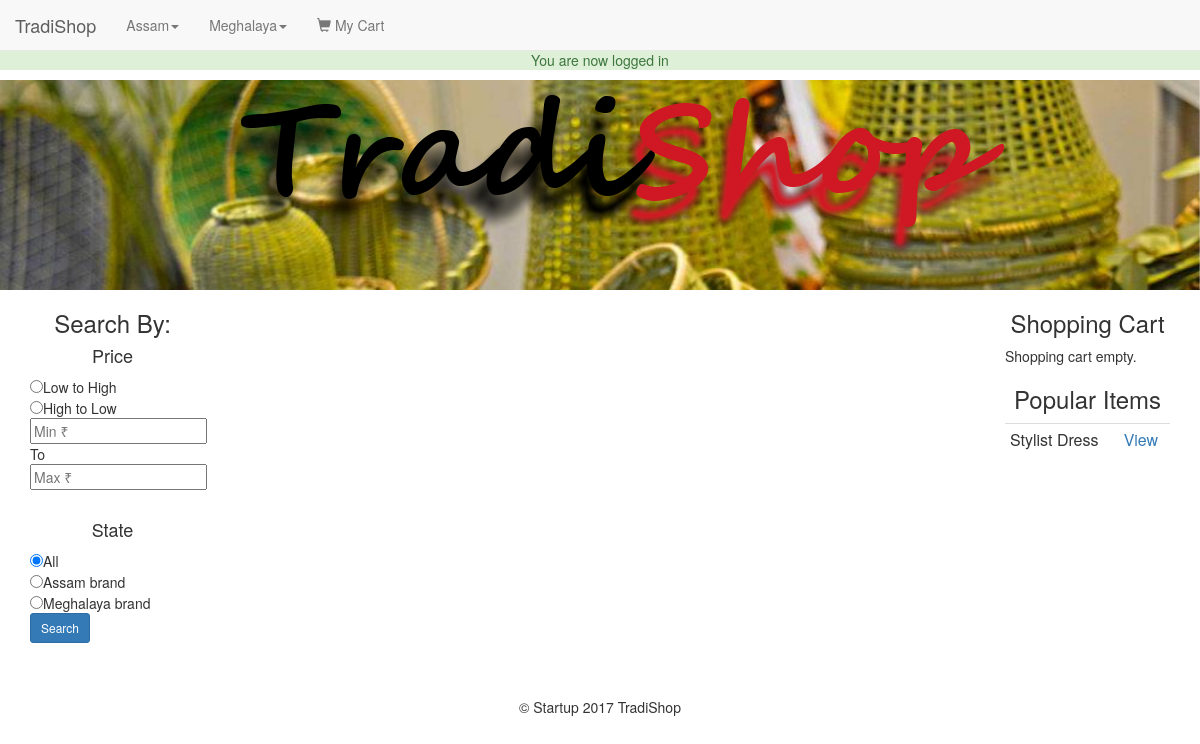
The app's page /category.php (signed in) with its own data.
### tables this page shows
CREATE TABLE `categories` (
  `id` int(11) NOT NULL,
  `category` varchar(255) NOT NULL,
  `parent` int(11) NOT NULL DEFAULT 0
);

CREATE TABLE `state` (
  `id` int(11) NOT NULL,
  `state` varchar(255) NOT NULL
);

CREATE TABLE `products` (
  `id` int(11) NOT NULL,
  `title` varchar(255) NOT NULL,
  `price` decimal(10,2) NOT NULL,
  `list_price` decimal(10,2) NOT NULL,
  `state` int(11) NOT NULL,
  `categories` varchar(255) NOT NULL,
  `image` varchar(255) NOT NULL,
  `description` text NOT NULL,
  `featured` tinyint(4) NOT NULL DEFAULT 0,
  `sizex` text NOT NULL,
  `deleted` tinyint(4) NOT NULL DEFAULT 0
);

### include/widgets/filters.php (the view, shortened to what this page needs)
<?php
  $price_sort = ((isset($_REQUEST['price_sort']))?sanitize($_REQUEST['price_sort']):'');
  $min_price = ((isset($_REQUEST['min_price']))?sanitize($_REQUEST['min_price']):'');
  $max_price = ((isset($_REQUEST['max_price']))?sanitize($_REQUEST['max_price']):'');
  $b = ((isset($_REQUEST['state']))?sanitize($_REQUEST['state']):'');
  $stateQ = $db->query("SELECT * FROM state ORDER BY state");
?>
<h3 class="text-center">Search By:</h3>
<h4 class="text-center">Price</h4>
<form action="search.php" method="post">
    <input type="radio" name="price_sort" value="low"<?=(($price_sort == 'low')?'checked':'');?>>Low to High<br>
    <input type="radio" name="price_sort" value="high"<?=(($price_sort == 'high')?'checked':'');?>>High to Low<br>
    <input type="type" name="min_price" class="price-range" placeholder="Min ₹" value="<?=$min_price;?>">To
    <input type="type" name="max_price" class="price-range" placeholder="Max ₹" value="<?=$max_price;?>"><br><br>
    <h4 class="text-center">State</h4>
    <input type="radio" name="state" value=""<?=(($b == '')?' checked':'');?>>All<br>
    <?php while($state = mysqli_fetch_assoc($stateQ)):?>
    <input type="radio" name="state" value="<?=$state['id'];?>"<?=(($b == $state['id'])?' checked':'');?>><?=$state['state'];?><br>
    <?php endwhile;?>
    <input type="submit" value="Search" class="btn btn-sm btn-primary">
</form>

### include/navigation.php (shortened to what this page needs)
<?php
$sql =  "SELECT * FROM categories WHERE parent =0";
$pquery = $db->query($sql);
?>
<nav class="navbar navbar-default navbar-fixed-top">
  <div class="container-fluid">
    <a href="index.php" class="navbar-brand">TradiShop</a>
    <ul class="nav navbar-nav">
      <?php while($parent = mysqli_fetch_assoc($pquery)) : ?>
      <li class="dropdown">
        <a href="#" class="dropdown-toggle" data-toggle="dropdown"><?php echo $parent['category'] ?><span class="caret"></span></a>
      </li>
      <?php endwhile; ?>
      <li><a href="cart.php"><span class="glyphicon glyphicon-shopping-cart"></span> My Cart</a></li>
    </ul>
  </div>
</nav>

### include/widgets/recent.php
<h3 class="text-center">Popular Items</h3>
<?php
  $transQ = $db->query("SELECT * FROM cart WHERE paid=1 ORDER BY id DESC LIMIT 5");
  $results = array();
  while ($row = mysqli_fetch_assoc($transQ)) {
    $results[] = $row;
  }
  $row_count = $transQ->num_rows;
  $used_ids =  array();
  for ($i=0; $i < $row_count; $i++) {
    $json_items  = $results[$i]['items'];
    $items = json_decode($json_items,true);
    foreach ($items as $item) {
      if(!in_array($item['id'], $used_ids)){
        $used_ids[] = $item['id'];
      }
    }
  }
 ?>
 <div id="recent_widget">
   <table class="table table-condensed">
     <?php foreach($used_ids as $id):
       $productQ = $db->query("SELECT id,title FROM products WHERE id = '{$id}'");
       $product = mysqli_fetch_assoc($productQ);
      ?>
      <tr>
        <td>
          <?=substr($product['title'],0,15);?>
        </td>
        <td>
          <a class="text-primary" onclick="detailsmodal(<?=$id;?>)">View</a>
        </td>
      </tr>
     <?php endforeach; ?>
   </table>
 </div>

### css/main.css (style rules this page uses)
body { padding-top: 50px; }

### records on screen
categories: category "Assam"
categories: category "Meghalaya"
state: state "Assam brand"
state: state "Meghalaya brand"
products: title "Stylist Dress"

### other values on screen
$_SESSION['success_flash'] "You are now logged in"
